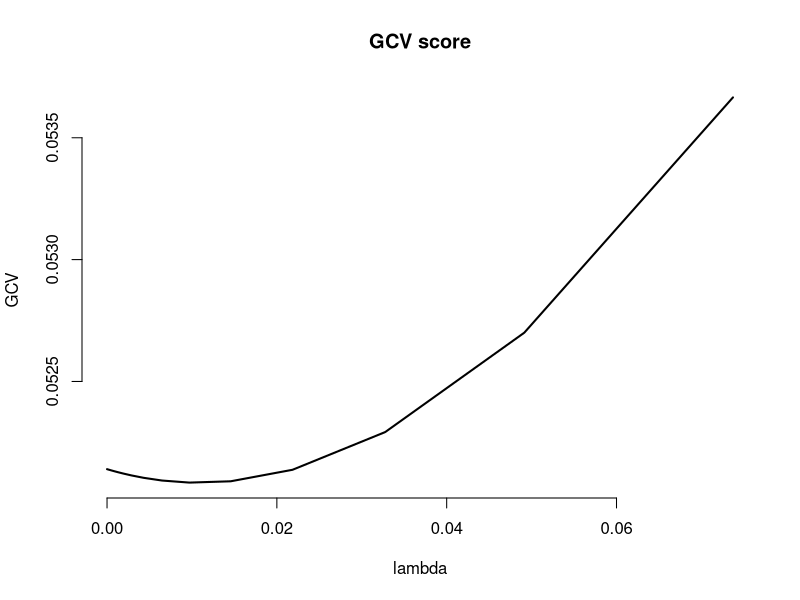
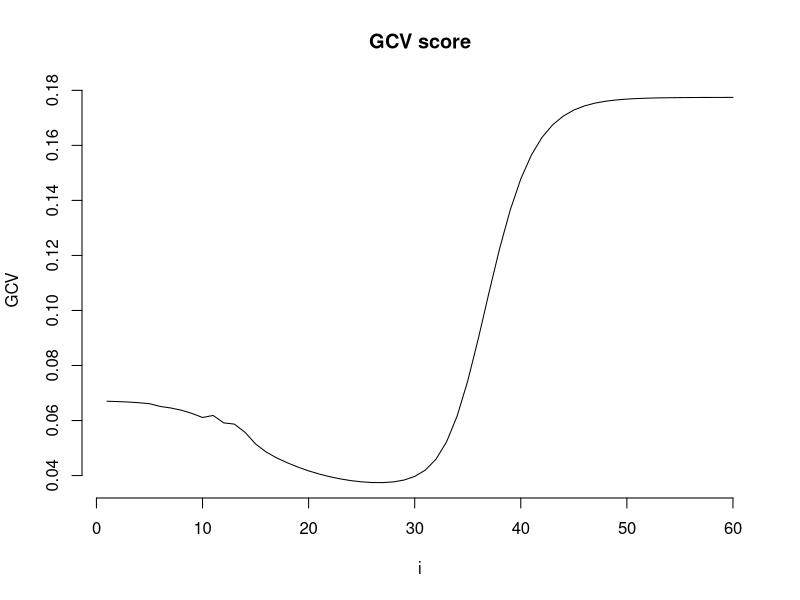
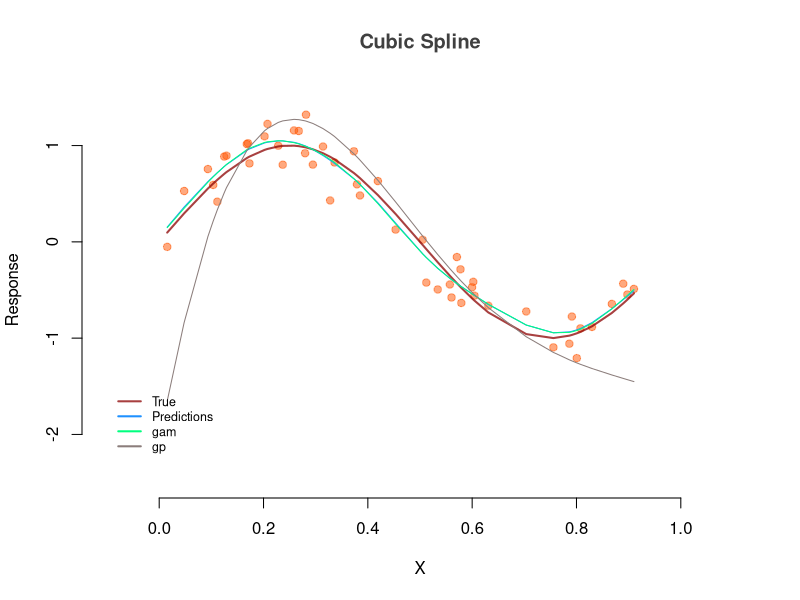

R code for these plots, in order:
## ---- chunk 1
knitr::opts_chunk$set(echo = TRUE)
## ---- chunk 2
set.seed(3)
n = 20
x1 = runif(n)
x2 = runif(n)
X = matrix(c(x1, x2), ncol = 2) # design matrix
y = 2 + 3 * x1 + rnorm(n, sd = 0.25)
## ---- chunk 3
my.inv = function(X, eps = 1e-12) {
  eig.X = eigen(X, symmetric = T)
  P = eig.X[[2]] 
  lambda = eig.X[[1]] 
  ind = lambda > eps
  lambda[ind] = 1/lambda[ind] 
  lambda[!ind] = 0
  ans = P %*% diag(lambda) %*% t(P)
  return(ans)
}
## ---- chunk 4
rk = function(s, t) {
  crossprod(s, t)              # MC note: slightly more succinct than the original double loop; also sum(s*t)
} 
## ---- chunk 5
get.gramm = function(X, rkfunc=rk) {
  apply(X, 1, function(Row) apply(X, 1, function(tRow) rkfunc(Row, tRow)))  
}
## ---- chunk 6
ridge.regression = function(X, y, lambda) {
  Gramm = get.gramm(X)                               # Gramm matrix (nxn)
  n = length(y)                                      # n=length of y
  Q = cbind(1, Gramm)                                # design matrix
  S = rbind(0, cbind(0, Gramm))
  M = crossprod(Q) + lambda*S
  M.inv = my.inv(M)                                  # inverse of M
  gamma.hat = crossprod(M.inv, crossprod(Q, y))
  f.hat = Q %*% gamma.hat
  A = Q %*% M.inv %*% t(Q)
  tr.A = sum(diag(A))                                # trace of hat matrix
  rss = crossprod(y - f.hat)                         # residual sum of squares
  gcv = n*rss / (n - tr.A)^2                         # obtain GCV score
  return(list(f.hat = f.hat, gamma.hat = gamma.hat, gcv = gcv))
}
## ---- chunk 7
lambda = 1e-8
reps = 40
lambda = 1.5^(1:reps-1) * lambda
V = sapply(lambda, function(lam) ridge.regression(X, y, lam)$gcv)
## ---- chunk 8
plot(lambda, V, type = 'l', main = 'GCV score', lwd = 2, ylab = 'GCV', bty='n' ) 
## ---- chunk 9
opt.mod = ridge.regression(X, y, lambda[which.min(V)])     # fit optimal model
### finding beta.0, beta.1 and beta.2 ##########
gamma.hat = opt.mod$gamma.hat
beta.hat.0 = opt.mod$gamma.hat[1]               # intercept
beta.hat = crossprod(gamma.hat[-1,], X)         # slope and noise term coefficients
## ---- chunk 10
c(beta.hat.0, beta.hat)
coef(glmnet::glmnet(X, y, alpha=0, lambda=lambda[which.min(V)]))
## ---- chunk 11
set.seed(3)
n = 50
x = matrix(runif(n), nrow=n, ncol=1)
x.star = as.matrix(sort(x))                      # sorted x, used by plot
y = sin(2*pi*x.star) + rnorm(n, sd=0.2)
## ---- chunk 12
rk.1 = function(s, t) {
  return(.5 * min(s, t)^2 * max(s, t) - (1/6) * min(s, t)^3)  # bug in original code, now corresponds to article
}
## ---- chunk 13
smoothing.spline = function(X, y, lambda) {
  Gramm = get.gramm(X, rkfunc=rk.1)                  # Gramm matrix (nxn)
  n = length(y)
  J = cbind(1, X)                                    # matrix with a basis for the null space of the penalty; MC note:, never name anything T (True) or t (transpose)!
  Q = cbind(J, Gramm)                                # design matrix
  m = ncol(J)                                        # dimension of the null space of the penalty
  S = matrix(0, n + m, n + m)                        # initialize S
  S[(m + 1):(n + m),(m + 1):(n + m)] = Gramm         # non-zero part of S
  M = crossprod(Q) + lambda*S
  M.inv = my.inv(M)                                  # inverse of M
  gamma.hat = crossprod(M.inv, crossprod(Q, y))
  f.hat = Q %*% gamma.hat
  A = Q %*% M.inv %*% t(Q)
  tr.A = sum(diag(A))                                # trace of hat matrix
  rss = crossprod(y - f.hat)                         # residual sum of squares
  gcv = n * rss/(n - tr.A)^2                         # obtain GCV score
  return(list(f.hat = f.hat, gamma.hat = gamma.hat,gcv = gcv))
}
## ---- chunk 14
lambda = 1e-8
reps = 60
lambda = 1.5^(1:reps-1) * lambda
V = sapply(lambda, function(lam) smoothing.spline(x.star, y, lam)$gcv)
# Plot of GCV
plot(1:reps, V, type = 'l', main = 'GCV score', xlab = 'i', ylab = 'GCV', bty='n') 
## ---- chunk 15
opt.mod.2 = smoothing.spline(x.star, y, lambda[which.min(V)])       # fit optimal model

# comparison models
mgcv::gam(y ~ s(x.star))
kernlab::gausspr(y ~ x.star, kernel='splinedot')

# Graph (Cubic Spline)
plot(x.star, y, col=scales::alpha('#ff5500', .5), pch=19, xlab = 'X', 
     ylim = c(-2.5, 1.5), xlim=c(-0.1, 1.1), ylab = 'Response', 
     main = 'Cubic Spline', bty='n', col.main='gray25')
# true
lines(x.star, sin(2*pi*x.star), lty = 1, lwd = 2, col=scales::alpha('darkred', .75))
# predictions
lines(x.star, opt.mod.2$f.hat, col = 'dodgerblue')
lines(x.star, predict(mgcv::gam(y~s(x.star))), col = 'springgreen1')
lines(x.star, kernlab::gausspr(y~x.star, kernel='splinedot')@fitted, col = 'mistyrose4')
legend(-0.1,-1.5, c('True', 'Predictions', 'gam', 'gp'), bty = 'n',
       lwd = c(2,2), col = c( scales::alpha('darkred', .75), 'dodgerblue', 'springgreen1', 'mistyrose4'),
       cex=.75)
